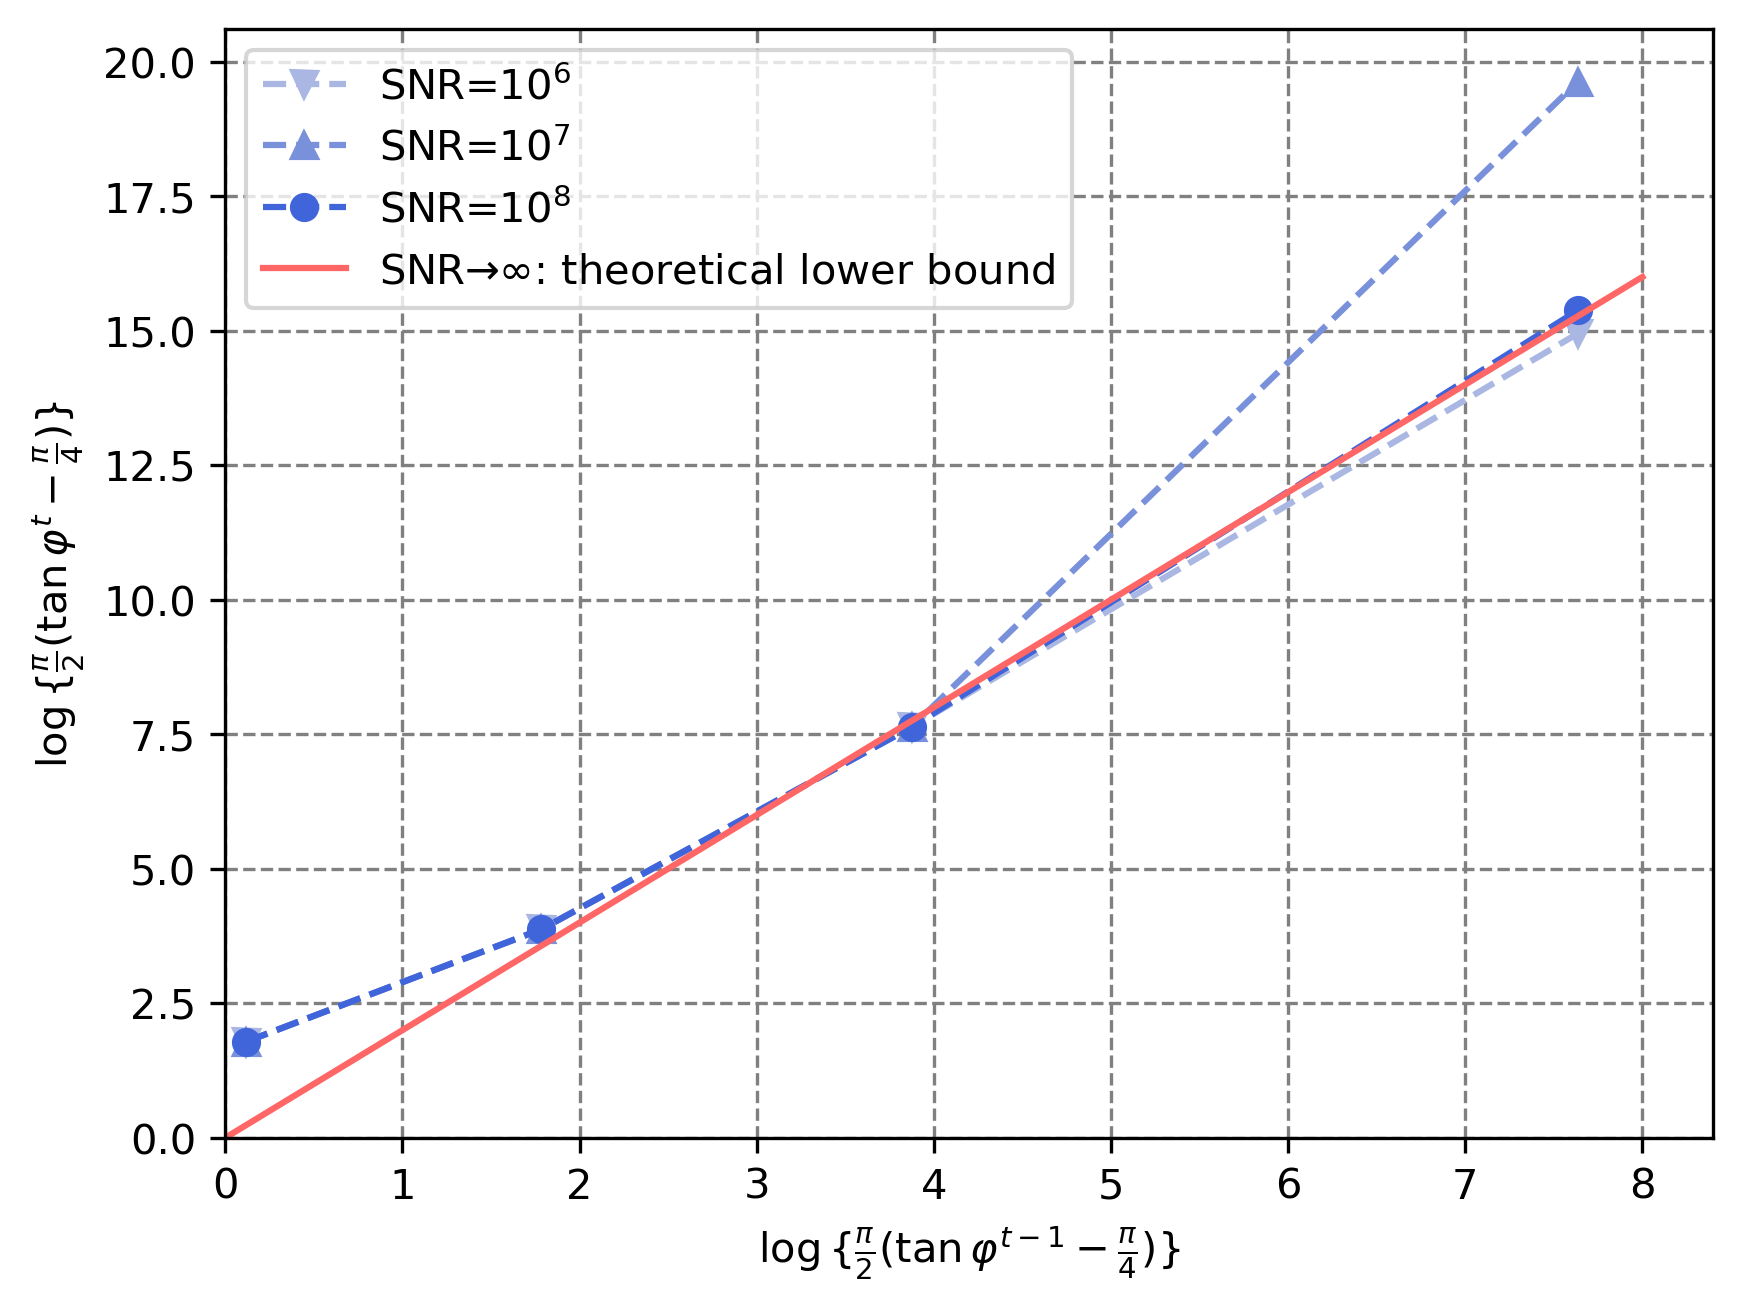

Here is the Python script that generated this plot:
from EM_update import generate_theta, generate_data, EM_update,\
    generate_theta2d, generate_pi,\
    justify_params, calc_error
""" import packages for visualization """
from typing import List, Tuple
import numpy as np
from numpy import sqrt, arccos, pi
from numpy import sin, cos, tan, arctan, log, mgrid, array
from numpy import linspace, meshgrid, vectorize
import matplotlib.pyplot as plt
## RGB color platte: https://www.rapidtables.com/web/color/RGB_Color.html

def angle(vec1: List[float], vec2: List[float]):
    norm1, norm2 = np.linalg.norm(vec1), np.linalg.norm(vec2)
    return vec1.T@vec2 / (norm1*norm2)

def get_phi(theta: List[float], theta_star: List[float]):
    return pi/2 - arccos(abs(angle(theta, theta_star)))

def map_phi(phi: float):
    return log(pi/2) + log(tan(phi)-pi/4)

def specify_theta(phi: float, theta_star: List[float], seed: int):
    d, e1 = len(theta_star), theta_star / np.linalg.norm(theta_star)
    theta0 = generate_theta(d, seed)
    theta0 -= (theta0.T @ e1)*e1
    theta0 /= np.linalg.norm(theta0)
    return sin(phi)*theta_star + cos(phi)*theta0

def superlinear_theta(list_theta: List, theta_star: List[float]):
    list_map = []
    for theta in list_theta:
        phi = get_phi(theta, theta_star)
        list_map.append(map_phi(phi))
    return array(list_map)
    

def run_experiment(SNR: float
                   ) -> Tuple[List, List]:
    # generating data samples
    num_sample = 5000
    dimension = 50
    theta_star, pi_star = generate_theta(dimension, seed_theta=100),\
                            generate_pi(seed_pi=100)
    theta_star /= np.linalg.norm(theta_star)
    norm_star = np.linalg.norm(theta_star)
    sigma = norm_star/SNR # almost no noise, SNR -> inf
    seed_data, seed_latent, seed_noise = 0, 0, 0
    X, Y = generate_data(num_sample, sigma,
                  seed_data, seed_latent, seed_noise,
                  theta_star, pi_star)
    # specify the initial phi for theta0
    phi0 = arctan(1.5)
    # EM trials with different initial theta0, pi0
    num_init = 50# 60
    T = 4 # number of iterations
    lists_map = []
    for i in range(num_init):
        seed, with_label = i + 345, (i == 0)
        # theta0 = generate_theta(dimension, seed)
        theta0 = specify_theta(phi0, theta_star, seed)
        pi0 = generate_pi(seed)
        # EM update
        list_theta, list_pi = EM_update(X, Y, sigma, T,
                                        theta0,pi0)
        lists_map.append(superlinear_theta(list_theta, theta_star))
    return sum(lists_map)/len(lists_map)
    
def show_theory():
    plt.plot(np.arange(9), 2*np.arange(9), color='#FF6666', 
             label=r'SNR$\to\infty$: theoretical lower bound')
    
def save_plot():
    plt.xlim([0, None])
    plt.ylim([0, None])
    plt.ylabel(r'$\log\{\frac{\pi}{2}(\tan \varphi^t - \frac{\pi}{4})\}$')
    plt.xlabel(r'$\log\{\frac{\pi}{2}(\tan \varphi^{t-1} - \frac{\pi}{4})\}$')
    # plt.title(r'Superlinear Convergence Rate of $\theta^t$')
    plt.grid(color='gray', linestyle='dashed')
    plt.legend(loc='upper left')
    plt.savefig('superlinear.png', bbox_inches='tight', dpi=300)
    plt.show()


if __name__ == "__main__":
    colors = ["#aab7e3", "#7990db", "#4064d9"]
    markers = ["v","^", "o"]
    for lgSNR, c, m in list(zip(range(6, 8+1),colors,markers)):
        SNR = pow(10., lgSNR)
        list_map = run_experiment(SNR)
        plt.plot(list_map[:-1],list_map[1:], "--", color=c, marker=m,
                 label=r"SNR=$10^{}$".format(lgSNR))
    show_theory()
    save_plot()